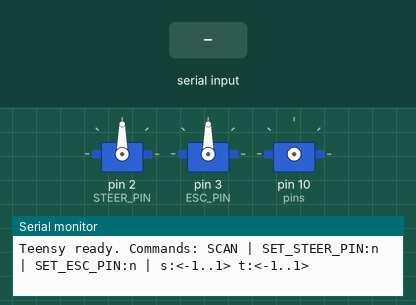
A sketch run on a simulated Arduino Mega 2560, built with avr-gcc and run on an emulated ATmega2560. Shown: 3 × servo, the last lines printed to the serial monitor. The inputs (shaded band) are chosen by the test bench.

Above: at 2.4 s.
2.5 s: "SCAN\n" received over Serial
At 2.67 s:
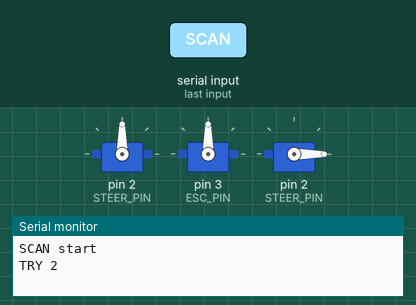
At 3.02 s:
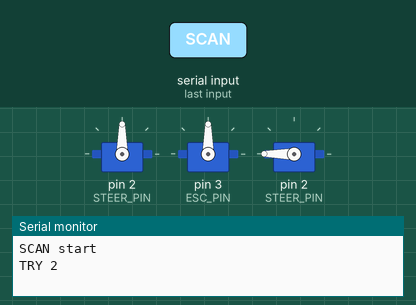
Timing chart, 0 to 11.5 s (numbered marks = the images above; inputs shaded):
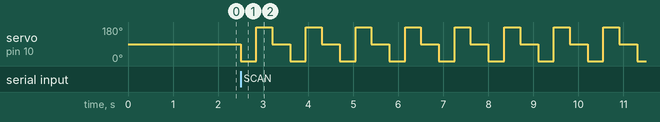

The sketch:

RC_CAR.ino
```cpp
#include <Servo.h>

// ---- Candidate pins to scan (Teensy 4.1 common PWM-capable) ----
int pins[] = {2,3,4,5,6,7,8,9,10,11,12,13,14,15,16,17,18,19,20,21,22,23};
const int N = sizeof(pins)/sizeof(pins[0]);

// ---- Assigned pins for control mode (you can change via serial) ----
int STEER_PIN = 2;   // will be changed with SET_STEER_PIN:<n>
int ESC_PIN   = 3;   // will be changed with SET_ESC_PIN:<n>

Servo servoSteer;
Servo servoEsc;

const int US_MIN=1000, US_MID=1500, US_MAX=2000;
unsigned long lastCmdMs = 0;
const unsigned long FAILSAFE_MS = 800;

String line;

int clampUs(int us){ if(us<US_MIN) return US_MIN; if(us>US_MAX) return US_MAX; return us; }
int normToUs(float v){
  if(v<-1) v=-1; if(v>1) v=1;
  return clampUs((int)(US_MID + v*(US_MAX-US_MID)));
}

void toNeutral(){
  servoSteer.writeMicroseconds(US_MID);
  if (servoEsc.attached()) servoEsc.writeMicroseconds(US_MID);
}

void attachControlServos() {
  if (servoSteer.attached()) servoSteer.detach();
  if (servoEsc.attached())   servoEsc.detach();
  servoSteer.attach(STEER_PIN, US_MIN, US_MAX);
  servoSteer.writeMicroseconds(US_MID);
  // ESC is optional; attach only if you plan to use it
  servoEsc.attach(ESC_PIN, US_MIN, US_MAX);
  servoEsc.writeMicroseconds(US_MID);
}

void setup() {
  Serial.begin(115200);
  delay(1200);
  Serial.println("Teensy ready. Commands: SCAN | SET_STEER_PIN:n | SET_ESC_PIN:n | s:<-1..1> t:<-1..1>");
  attachControlServos();
  lastCmdMs = millis();
}

void doScan() {
  Serial.println("SCAN start");
  // Use a temporary Servo so we don't disturb the assigned control pins
  Servo s;
  for (int i=0; i<N; ++i) {
    int p = pins[i];
    Serial.print("TRY "); Serial.println(p);
    s.attach(p, US_MIN, US_MAX);
    s.writeMicroseconds(1000); delay(350);
    s.writeMicroseconds(2000); delay(350);
    s.writeMicroseconds(1500); delay(250);
    s.detach();
    delay(150);
  }
  Serial.println("SCAN end");
  // Re-attach control servos on chosen pins
  attachControlServos();
}

void handleLine(const String& cmd){
  if (cmd.equalsIgnoreCase("SCAN")) {
    doScan();
    return;
  }

  if (cmd.startsWith("SET_STEER_PIN:")) {
    int p = cmd.substring(14).toInt();
    STEER_PIN = p;
    Serial.print("STEER_PIN="); Serial.println(STEER_PIN);
    attachControlServos();
    return;
  }

  if (cmd.startsWith("SET_ESC_PIN:")) {
    int p = cmd.substring(12).toInt();
    ESC_PIN = p;
    Serial.print("ESC_PIN="); Serial.println(ESC_PIN);
    attachControlServos();
    return;
  }

  // Control: "s:<-1..1> t:<-1..1>" (order doesn't matter; each optional)
  float steer = 0.0f, thr = 0.0f;
  int si = cmd.indexOf("s:");
  int ti = cmd.indexOf("t:");
  if (si >= 0) steer = cmd.substring(si+2).toFloat();
  if (ti >= 0) thr   = cmd.substring(ti+2).toFloat();

  servoSteer.writeMicroseconds(normToUs(steer));
  if (servoEsc.attached()) servoEsc.writeMicroseconds(normToUs(thr));
  lastCmdMs = millis();
}

void loop() {
  while (Serial.available()) {
    char c = Serial.read();
    if (c == '\n' || c == '\r') {
      if (line.length()) { handleLine(line); line = ""; }
    } else {
      line += c;
    }
  }

  if (millis() - lastCmdMs > FAILSAFE_MS) {
    toNeutral();
  }
}
```

Measured:
- after the input at 2.5 s, servo on pin 10 (pins): 90° → 0° at once, then repeats every 1.1 s: 180° 0.35 s, 90° 0.40 s, 0° 0.35 s
